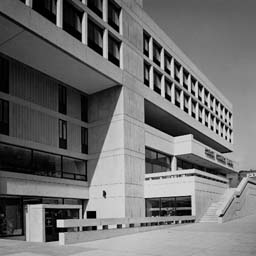
#> input picture bank 256x256.jpg, 256 x 256 px
$ python main.py
#> lines starting #> are read from the running program, lines starting #| are printed output that depends on the picture; after the words box and inside, x2 and y2 are one past the last pixel; in counts of white or black regions, pixels touching at a corner belong together
import cv2
import numpy as np
from PIL import Image
import math


def pixel_log255(unorm_image):
    pxmin = unorm_image.min()
    pxmax = unorm_image.max()

    for i in range(unorm_image.shape[0]):
        for j in range(unorm_image.shape[1]):
            # unorm_image[i, j] = (255 / math.log10(256)) * math.log10(1 + (255 / pxmax) * unorm_image[i, j])
            unorm_image[i, j] = ((unorm_image[i, j] - pxmin) / (pxmax - pxmin)) * 255

    norm_image = unorm_image
    return norm_image


def iLoG(shape, std):
    s = (shape, shape)
    l_o_g = np.zeros(s)

    a = 1 / (2 * math.pi * (std ** 4))

    lim = int(math.floor(shape / 2))

    for row in range(-lim, lim + 1):
        for col in range(-lim, lim + 1):
            b = ((row ** 2) + (col ** 2) - (2 * (std ** 2))) / (std ** 2)
            c = np.exp((-1 / (2 * (std ** 2))) * (row ** 2 + col ** 2))
            l_o_g[row + lim][col + lim] = a * b * c

    return l_o_g


if __name__ == '__main__':

    image = cv2.imread('bank 256x256.jpg', 0)
#> image is the input picture: shape (256, 256); min 0, max 234, mean 111.5

    h = iLoG(17, 2)

    grad = cv2.filter2D(image, -1, h)
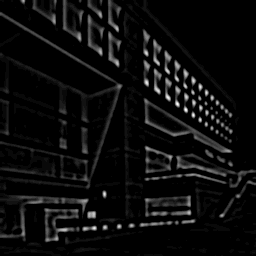
#> grad: shape (256, 256); min 0, max 27, mean 1.3; drawn with min black and max white

    grad = pixel_log255(grad)
#> in pixel_log255, `pxmin = unorm_image.min()`: pxmin = 0
#> in pixel_log255, `pxmax = unorm_image.max()`: pxmax = 27
    grad = grad.flatten()

    for i, val in enumerate(grad):
        if val > 30:
            grad[i] = 255
        else:
            grad[i] = 0
#> this loop made 65536 passes
#> val on passes 1 to 3: 9, 9, 9

    grad = grad.reshape((image.shape[0], image.shape[1]))
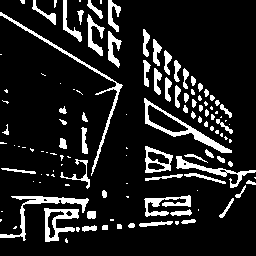
#> grad: shape (256, 256); 13% white; 122 white regions (59 under 20 px), largest, box (x1, y1, x2, y2) and area: (144, 98, 232, 153) 722, (0, 12, 123, 176) 717, (0, 196, 89, 241) 637

    im = Image.fromarray(grad)
    if im.mode != 'RGB':
        im = im.convert('RGB')
    im.save("grad.jpg")

$ run again, with b512.jpg copied over bank 256x256.jpg
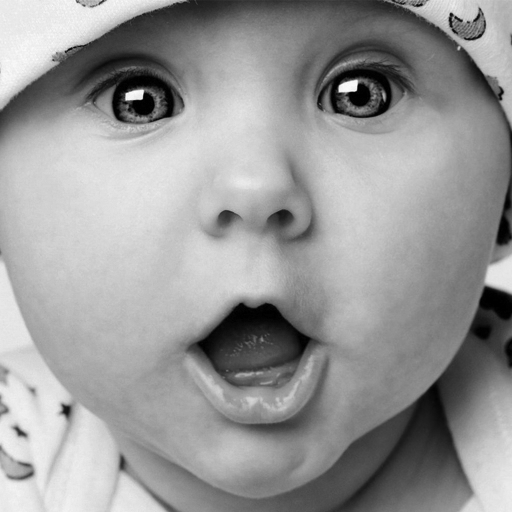
#> input picture b512.jpg, 512 x 512 px
#> image is the input picture: shape (512, 512); min 0, max 252, mean 152.3
#> `grad = cv2.filter2D(image, -1, h)`:
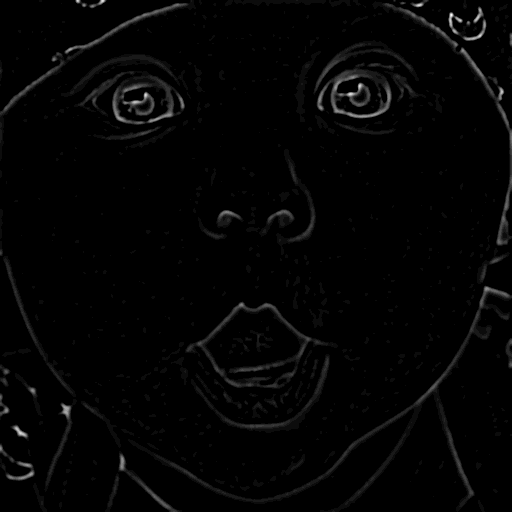
#> grad: shape (512, 512); min 0, max 20, mean 0.321; drawn with min black and max white
#> pxmin = 0
#> pxmax = 20
#> the loop `for i, val in enumerate(grad):` made 262144 passes
#> val on passes 1 to 3: 0, 0, 0
#> `grad = grad.reshape((image.shape[0], image.shape[1]))`:
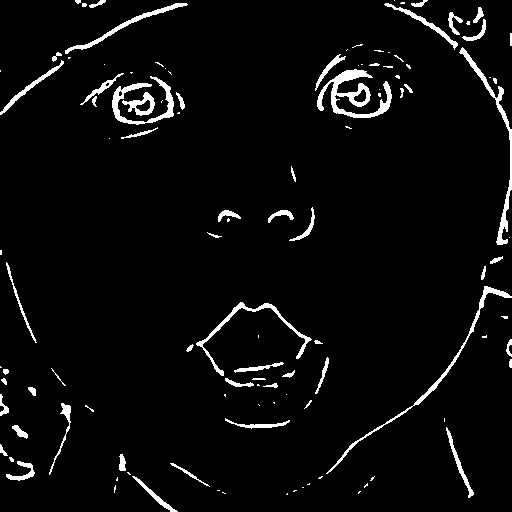
#> grad: shape (512, 512); 4.1% white; 115 white regions (58 under 20 px), largest, box (x1, y1, x2, y2) and area: (317, 69, 392, 118) 1290, (459, 47, 512, 245) 913, (326, 286, 512, 474) 853
